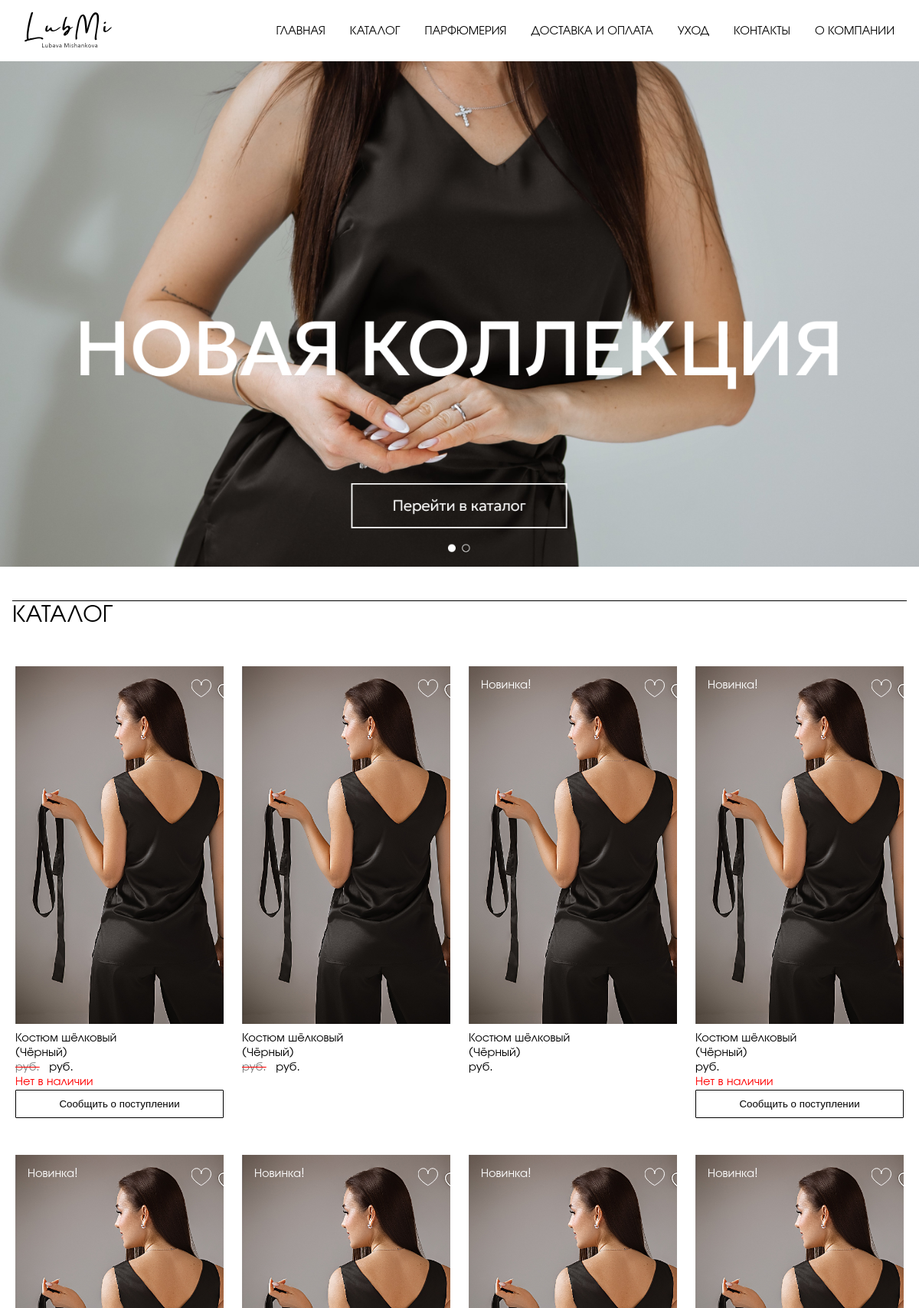
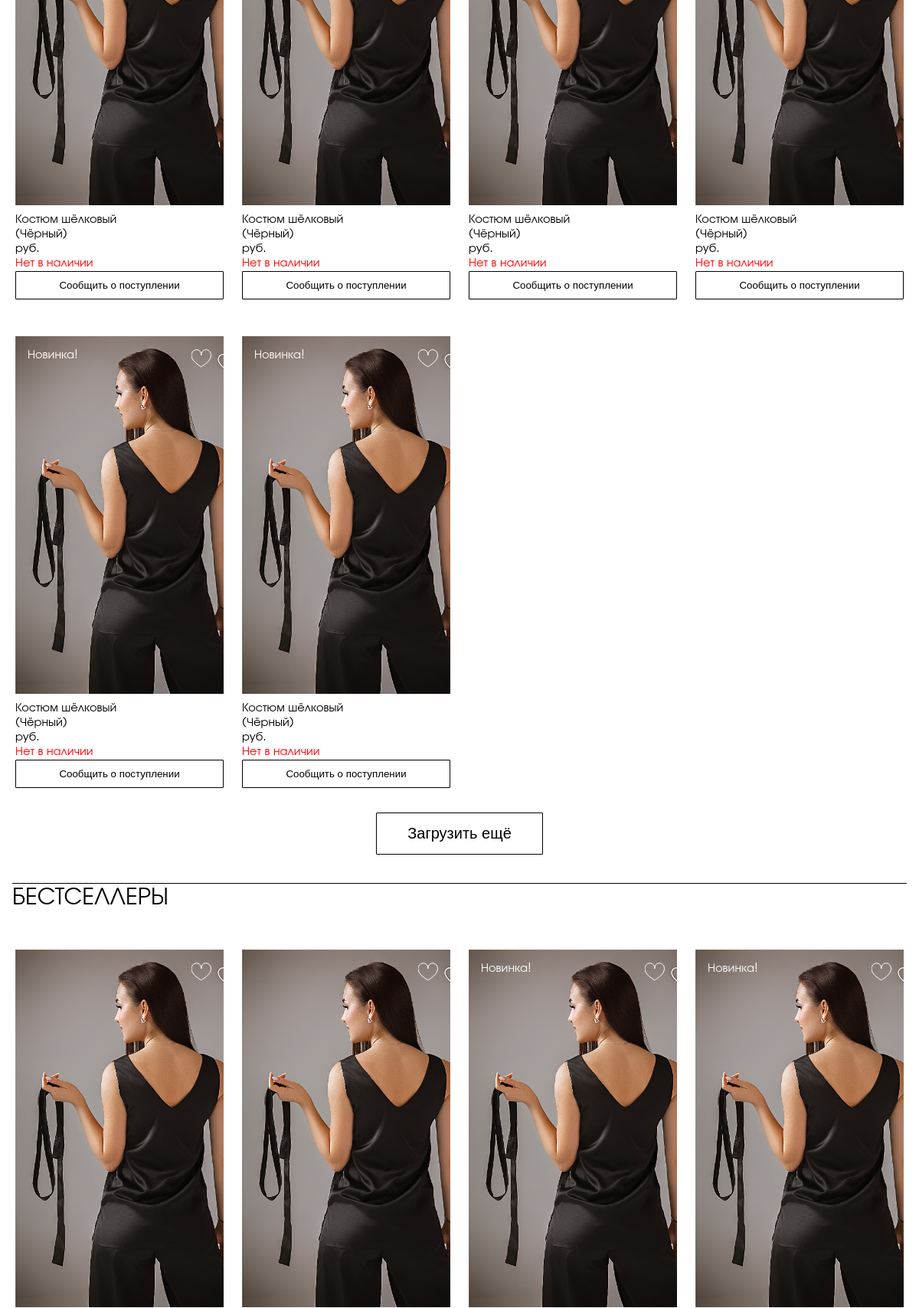
The page /lms/ (upper part) on the database its author committed (2 pictures, top to bottom).
### lms/models.py (models this page shows, shortened)
class DbItem(models.Model):
    created_at = models.DateTimeField(auto_now_add=True)
    updated_at = models.DateTimeField(auto_now=True)
    class Meta:
        abstract: bool = True

class Product(DbItem):
    article = models.CharField(primary_key=True, max_length=100)                                            # внутренний артикул
    title = models.CharField(max_length=500)                                                                # название
    description = models.TextField(null=True, blank=True)                                                   # описание
    color = models.CharField(max_length=250, null=True, blank=True)                                         # цвет
    actual_price = MoneyField(max_digits=14, decimal_places=2, default_currency='RUR')                      # цена
    old_price = MoneyField(max_digits=14, decimal_places=2, default_currency='RUR', null=True, blank=True)  # старая цена (до акции), null -- нет акции
    sales_quantity = models.BigIntegerField(default=0)                                                      # количество продаж
    published_at = models.DateTimeField(null=True, blank=True, default=timezone.now)                        # время публикации(опубликован, если published_at < now())
    slug = models.SlugField(unique=True, max_length=200)                                                    # слаг
    categories = models.ManyToManyField(Category, related_name="products")                                  # категории
    class PublishedManager(models.Manager):
        def get_queryset(self):
            return super().get_queryset().exclude(published_at=None).filter(published_at__lte=timezone.now())
    class BestsellersManager(PublishedManager):
        def get_queryset(self):
            return super().get_queryset().order_by('-sales_quantity')
    objects = models.Manager()
    published = PublishedManager()
    bestsellers = BestsellersManager()
    images: QuerySet                        # -- Just for IDE syntax analyzer --
    sizes: QuerySet
    attributes: QuerySet
    orders: QuerySet
    class Meta:
        ordering = ["published_at"]
        indexes = [models.Index(fields=["title"])]
    @property
    def primary_image(self):
        query = self.images.filter(primary=True)
        return query.first() if query.exists() else None
    @property
    def in_stock(self):
        return self.sizes.filter(quantity__gt=0).exists()
    @property
    def novelty(self):
        return (datetime.now().date() - self.published_at.date()).days < 30 if self.published_at else False;

class Image(DbItem):
    primary = models.BooleanField()                                                             # основное изображение?
    image = models.ImageField(upload_to='products/%Y/%m/%d')                                    # картинка
    product = models.ForeignKey(Product, related_name="images", on_delete=models.CASCADE)       # товар
    class PrimariesManager(models.Manager):
        def get_queryset(self):
            return super().get_queryset().filter(primary=True)
    objects = models.Manager()
    primaries = PrimariesManager()

### lms/views.py (the view, shortened to what this page needs)
# urls.py: path('', IndexView.as_view(), name='index'),
class IndexView(View):
    page_size = 10
    default_order = 'published'
    ordering = {
        default_order: lambda q: q.order_by('published_at'),
        'title': lambda q: q.order_by('title'),
        'price': lambda q: q.order_by('actual_price'),
        'sales': lambda q: q.order_by('sales_quantity'),
    }
    @staticmethod
    def get(request, *_, **__):
        page = request.GET.get('page')
        order = request.GET.get('order')
        order = order if order in IndexView.ordering else IndexView.default_order
        products = IndexView.ordering[order](Product.published.all())
        bestsellers = Product.bestsellers.all()
        pd_pgn = Paginator(products, IndexView.page_size)
        bs_pgn = Paginator(bestsellers, IndexView.page_size)
        favorites = CustomerInfo(request).favorites
        if not page:
            return render(request, 'lms/index.html', {
                'page_title': "Главная",
                'products': pd_pgn.page(1),
                'bestsellers': bs_pgn.page(1),
                'product_pages': pd_pgn.num_pages,
                'bestseller_pages': bs_pgn.num_pages,
                'order': order,
                'favorites': favorites,
                'form': ShortCustomerInfoForm(),
            })

### customerinfo/customerinfo.py (called while the page is built)
    def _get_or_create_item(self, key, builder, save=False):
        try:
            result = self._info[key]
        except KeyError:
            result = self._info[key] = builder()
            if save:
                self.save()
        return result

    def _get_or_create_favorites(self):
        return self._get_or_create_item("favorites", list)

    @property
    def favorites(self):
        return set(self._get_or_create_favorites())

### lms/templates/lms/index.html (shortened to what this page needs)
{% extends "lms/std_page.html" %}
{% load static %}
{% load custom_tags %}
{% block page_header %}
  {% include "lms/include/ad-block.html" with static_image="img/bkg-001.jpg" %}
{% endblock %}
{% block page_content %}
  {% include "lms/include/catalogue-type-A.html" with products=products title="Каталог" favorites=favorites order=order pages=product_pages kind="pd" %}
  {% include "lms/include/catalogue-type-A.html" with products=bestsellers favorites=favorites title="Бестселлеры" order=order pages=bestseller_pages kind="bs" %}
{% endblock %}

### lms/templates/lms/std_page.html (shortened to what this page needs)
{% extends "lms/base.html" %}
{% load static %}
{% block leading %}
<nav>
  <a class="logo" href='{% url "lms:index" %}'><img src="{% static 'svg/logo.svg' %}"/></a>
  <a href='{% url "lms:index" %}'>Главная</a>
  <a href='{% url "lms:catalogue" %}'>Каталог</a>
  <a href='{% url "lms:perfumery" %}'>Парфюмерия</a>
  <a href='{% url "lms:delivery" %}'>Доставка и оплата</a>
  <a href='{% url "lms:care" %}'>Уход</a>
  <a href='{% url "lms:contacts" %}'>Контакты</a>
  <a href='{% url "lms:about" %}'>О компании</a>
</nav>
{% endblock %}

### lms/templates/lms/base.html (shortened to what this page needs)
<!DOCTYPE html>
{% load static %}
<html>
<head>
  <link href="{% static "css/lms.css" %}" rel="stylesheet">
</head>
<body>
  <header class="leading">
    {% block leading %}
    {% endblock %}
  </header>
  <div class="content">
    <div id="leading-spacer"></div>
    <header class="page">
      {% block page_header %}
      {% endblock %}
    </header>
    <main class="page">
      {% block page_content %}
      {% endblock %}
    </main>
  </div>
</body>
</html>

### lms/templates/lms/include/ad-block.html
{% load static %}
<img class="bkg" src="{% static static_image %}"/>

### lms/templates/lms/include/catalogue-type-A.html (shortened to what this page needs)
<h1>{{title}}</h1>
<div id="{{kind}}-list" class="catalogue">{% include "lms/include/product-list-type-A.html" with products=products favorites=favorites %}</div>
{% if pages > 1 %}
<div class="toolbar"><button id="{{kind}}-upd-btn" class="medium" onclick="{{kind}}_update();">Загрузить ещё</button></div>
{% endif %}

### lms/templates/lms/include/product-list-type-A.html
{% for product in products %}
<div>
{% include "lms/include/product-card-type-A.html" with product=product favorites=favorites %}
</div>
{% endfor %}

### lms/templates/lms/include/product-card-type-A.html
{% load thumbnail %}
<figure>
  {% with product.primary_image as img %}
  {% if img %}
  <div class="p-card-a" style="background-image: url('{% thumbnail img.image 220x0 %}');">
    {% if product.novelty %}
    <label class="white">Новинка!</label>
    {% endif %}
    {% if product.article in favorites %}
    {% include "lms/include/heart.html" with product=product checked="checked" %}
    {% else %}
    {% include "lms/include/heart.html" with product=product checked="unchecked" %}
    {% endif %}
  </div>
  {% else %}
  <div class="p-card-a">
    <h3>Изображение отсутствует</h3>
  </div>
  {% endif %}
  {% endwith %}
  <figcaption>
    {{product.title}}<br/>
    ({{product.color|default:"цвет не указан"}})<br/>
    {% if product.old_price %}<span class="old_price">{{product.old_price.amount}} руб.</span>{% endif %}{{product.actual_price.amount}} руб.<br/>
    {% if not product.in_stock %}<span class="red">Нет в наличии<br/></span><button class="w-100" onclick="notify_delivery('{{product.article}}')">Сообщить о поступлении</button>{% endif %}
  </figcaption>
</figure>

### lms/templates/lms/include/heart.html (shortened to what this page needs)
<label class="heart">
</label>

### lms/static/css/lms.css (style rules this page uses)
:root { --LeadingHeight: 3rem; --FooterHeight: 3rem; --DefPadding: 1em; --Fonts: 'URW Gothic', helvetica, sans-serif; --ZixContent: 10; --ZixLeading: 20; --ZixPanels: 30; --ZixTop: 40; --CatItemWidth: 17rem; --HeartSize: 1.6rem; }
body, aside, .content, .leading { margin: 0; padding: 0; font-family: var(--Fonts); }
.content { z-index: var(--ZixContent); position: static; left: 0; right: 0; display: flex; flex-flow: column; }
.leading { z-index: var(--ZixLeading); position: fixed; height: var(--LeadingHeight); max-height: var(--LeadingHeight); min-height: var(--LeadingHeight); top: 0; left: 0; right: 0; padding: var(--DefPadding); background: white; }
#leading-spacer { flex: 0 0 calc(var(--LeadingHeight) + var(--DefPadding) + 15px); padding: 0; margin: 0; }
.leading > nav { width: 100%; display: flex; flex-direction: row; align-items: center; justify-content: space-between; }
.leading > nav > a { margin-left: 1rem; margin-right: 1rem; text-decoration: none; text-transform: uppercase; color: black; }
.leading > nav > a.logo { margin-right: auto; }
.leading > nav > a > img, a.logo > img { height: calc(var(--LeadingHeight) * 0.95); }
main.page { padding: var(--DefPadding) }
.catalogue { display: grid; grid-template-columns: repeat(auto-fit, minmax(var(--CatItemWidth), 1fr)); gap: var(--DefPadding); }
.catalogue > * { display: flex; flex-flow: column; place-items: center; }
.catalogue > * > * { max-width: calc(var(--CatItemWidth)); min-width: calc(var(--CatItemWidth)); }
.p-card-a { display: flex; flex-flow: row; background-size: cover; background-repeat: no-repeat; max-height: calc(var(--CatItemWidth) * 1.6); min-height: calc(var(--CatItemWidth) * 1.6); padding: var(--DefPadding) }
.heart { margin-left: auto; max-height: calc(1.2 * var(--HeartSize)); }
input[type="checkbox"] ~ svg { min-height: var(--HeartSize); min-width: var(--HeartSize); stroke: white; cursor: pointer; }
input[type="checkbox"]:not(:checked) ~ svg { fill: none; }
figcaption { margin-top: 10px; }
h1 { font-weight:normal; border-top:1px solid black; padding:0 0 10px 0; }
h1, h2, h3, h4, h5, h6 { text-transform: uppercase; }
.old_price { text-decoration: line-through red; color: gray; margin-right: 0.5rem; }
img.bkg { width: 100%; }
.toolbar { background: none; display: flex; flex-flow: column; place-items: center; padding: var(--DefPadding) }
.white { color: white; }
.red { color: red; }
.w-100 { width: 100%; }
button, input[type="submit"] { border: solid black thin; border-radius: 1px; color: black; background: none; box-shadow: none; padding: calc(0.75 * var(--DefPadding)) calc(2 * var(--DefPadding)); cursor: pointer; text-decoration: none; }
button.medium, input[type="submit"].medium { font-size: 1.25rem; }

### rows shown on the page
Product: image (picture), title "Костюм шёлковый", color "Чёрный"
Product: image (picture), title "Костюм шёлковый", color "Чёрный"
Product: image (picture), shows "Новинка!", title "Костюм шёлковый", color "Чёрный"
Product: image (picture), shows "Новинка!", title "Костюм шёлковый", color "Чёрный"
Product: image (picture), shows "Новинка!", title "Костюм шёлковый", color "Чёрный"
Product: image (picture), shows "Новинка!", title "Костюм шёлковый", color "Чёрный"
Product: image (picture), shows "Новинка!", title "Костюм шёлковый", color "Чёрный"
Product: image (picture), shows "Новинка!", title "Костюм шёлковый", color "Чёрный"
Product: image (picture), shows "Новинка!", title "Костюм шёлковый", color "Чёрный"
Product: image (picture), shows "Новинка!", title "Костюм шёлковый", color "Чёрный"

### other values the page prints
{{ title }} "КАТАЛОГ БЕСТСЕЛЛЕРЫ"
